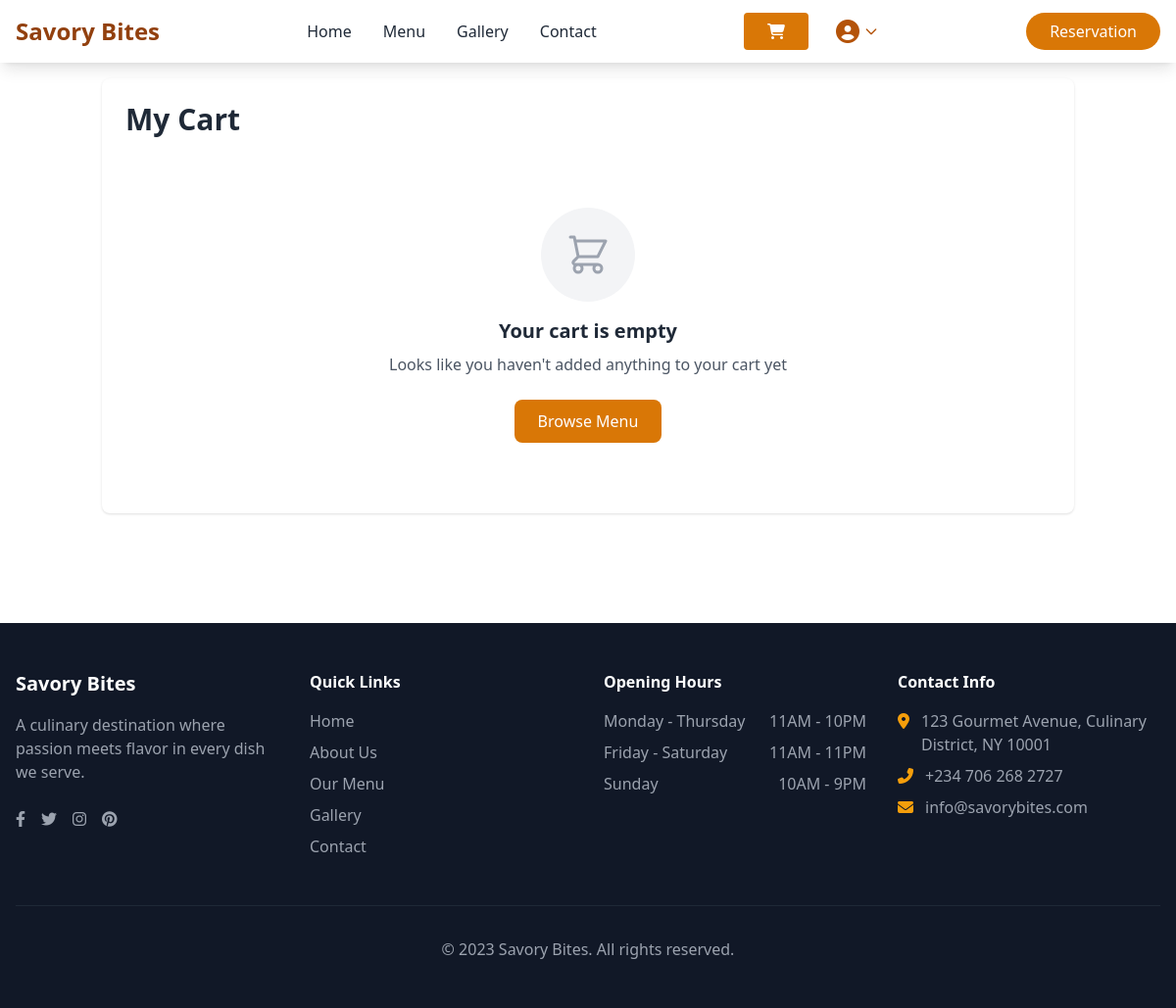
Before: /cart/ (signed in) with the older database file.
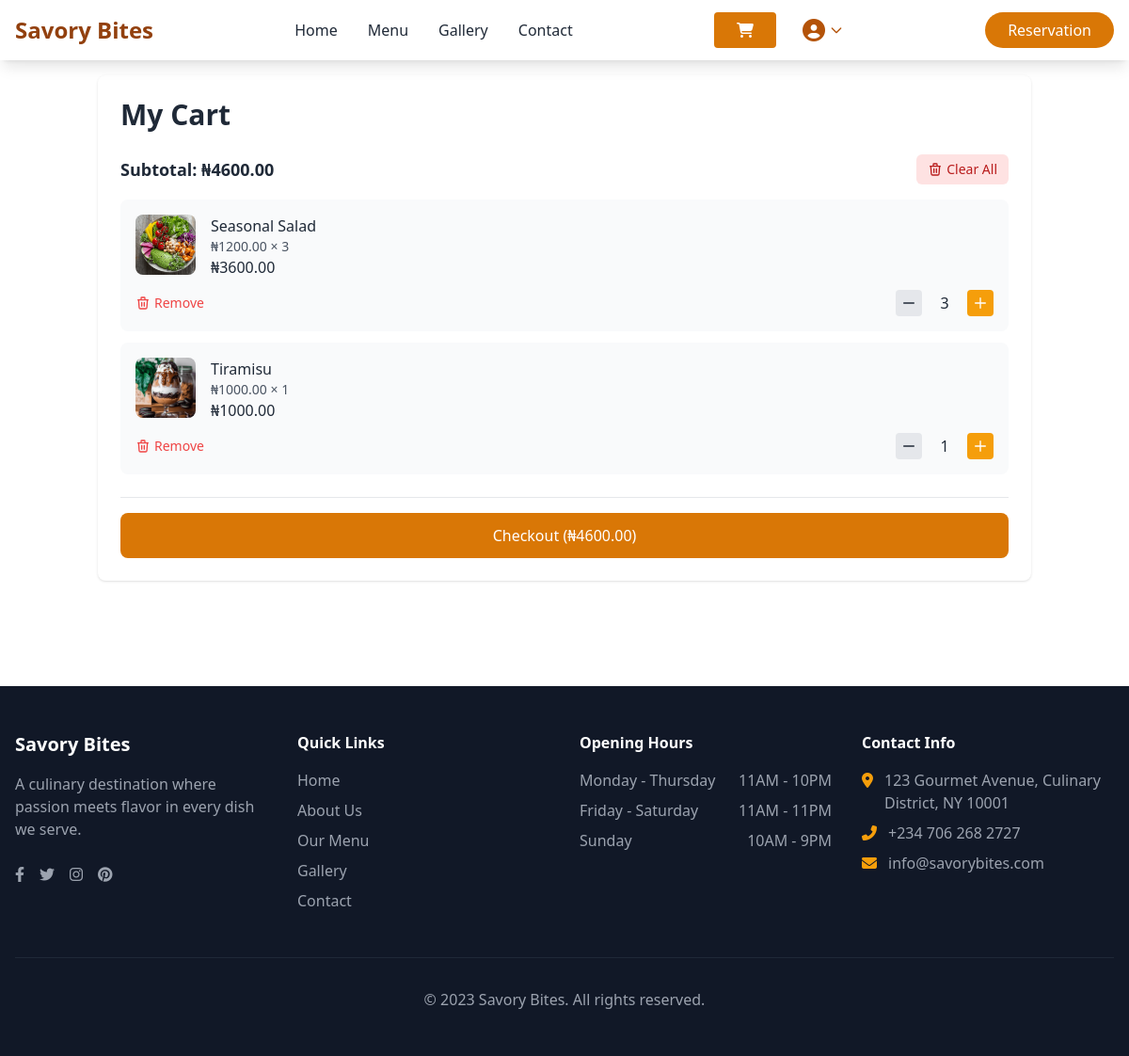
After: the same page with the newer database file.
### savorybites/models.py (models this page shows, shortened)
class CartItem(models.Model):
    user = models.ForeignKey(User, on_delete=models.CASCADE, null=True, blank=True)
    session_key = models.CharField(max_length=40, null=True, blank=True)
    menu_item = models.ForeignKey(Menu, on_delete=models.CASCADE)
    quantity = models.PositiveIntegerField(default=1)
    subtotal = models.DecimalField(max_digits=10, decimal_places=2, default=0)
    created_at = models.DateTimeField(auto_now_add=True)
    @property
    def subtotal(self):
        return self.menu_item.price * self.quantity
    @subtotal.setter
    def subtotal(self, value):
        self._subtotal = value
        return f"{self.quantity}x {self.menu_item.name}"
    class Meta:
        verbose_name_plural = "Cart Items"

class Menu(models.Model):
    class CategoryChoices(models.TextChoices):
        STARTER = 'ST', 'Starter'
        MAIN_COURSE = 'MC', 'Main Course'
        DESSERT = 'DE', 'Dessert'
        DRINKS = 'DR', 'Drinks'
        SNACKS = 'SN', 'Snacks'
    name = models.CharField(max_length=100)
    description = models.TextField()
    price = models.DecimalField(max_digits=10, decimal_places=2)
    image = models.ImageField(upload_to='menu_images/')
    category = models.CharField(max_length=50, choices=CategoryChoices.choices, default=CategoryChoices.MAIN_COURSE)
    is_available = models.BooleanField(default=True)
    class Meta:
         verbose_name_plural = "Menu"

### savorybites/views.py (the view)
# urls.py: path('cart/', views.view_cart, name='view_cart'),
def view_cart(request):
    if request.user.is_authenticated:
        cart_items = CartItem.objects.filter(user=request.user).select_related('menu_item')
    else:
        session_key = request.session.session_key
        if not session_key:
            request.session.create()
            session_key = request.session.session_key
        cart_items = CartItem.objects.filter(session_key=session_key, user__isnull=True).select_related('menu_item')
    cart_count = cart_items.count()
    total = sum(item.menu_item.price * item.quantity for item in cart_items)
    context = {
        'cart_items': cart_items,
        'total': total,
        'cart_count': cart_count,
    }
    return render(request, 'utilities/cart.html', context)

### savorybites/templates/utilities/cart.html (shortened to what the changed rows need)
{% extends 'layout.html' %}
{% block content %}
<div class="max-w-5xl mx-auto px-4 pb-8 pt-20">
    <div class="bg-white rounded-lg shadow p-6">
        <h1 class="text-3xl font-bold mb-6">My Cart</h1>
        <div id="cart-container">
            {% if cart_items %}
            <div id="cart-content">
                <div class="flex justify-between items-center mb-4">
                    <div class="text-lg font-semibold">
                        Subtotal: ₦<span id="cart-subtotal">{{ total }}</span>
                    </div>
                    <button id="clear-cart-btn" class="bg-red-100 hover:bg-red-200 text-red-700 px-3 py-1.5 rounded-md text-sm flex items-center gap-1 transition-colors">
                        <svg class="w-4 h-4" fill="none" stroke="currentColor" viewBox="0 0 24 24">
                            <path stroke-linecap="round" stroke-linejoin="round" stroke-width="2" d="M19 7l-.867 12.142A2 2 0 0116.138 21H7.862a2 2 0 01-1.995-1.858L5 7m5 4v6m4-6v6m1-10V4a1 1 0 00-1-1h-4a1 1 0 00-1 1v3M4 7h16"/>
                        </svg>
                        Clear All
                    </button>
                </div>
                <div id="cart-items" class="space-y-3">
                    {% for item in cart_items %}
                    <div class="cart-item bg-gray-50 p-4 rounded-lg" data-item-id="{{ item.id }}">
                        <div class="flex gap-4 mb-3">
                            <img src="{{ item.menu_item.image.url }}" alt="{{ item.menu_item.name }}" class="w-16 h-16 object-cover rounded-lg flex-shrink-0">
                            <div class="flex-grow">
                                <h3 class="font-medium">{{ item.menu_item.name }}</h3>
                                <div class="text-sm text-gray-600">
                                    ₦{{ item.menu_item.price }} × <span class="item-quantity">{{ item.quantity }}</span>
                                </div>
                                <div class="font-medium item-subtotal">₦{{ item.subtotal }}</div>
                            </div>
                        </div>
                        <div class="flex justify-between items-center">
                            <button class="remove-item text-red-500 hover:text-red-700 text-sm flex items-center gap-1 transition-colors">
                                <svg class="w-4 h-4" fill="none" stroke="currentColor" viewBox="0 0 24 24">
                                    <path stroke-linecap="round" stroke-linejoin="round" stroke-width="2" d="M19 7l-.867 12.142A2 2 0 0116.138 21H7.862a2 2 0 01-1.995-1.858L5 7m5 4v6m4-6v6m1-10V4a1 1 0 00-1-1h-4a1 1 0 00-1 1v3M4 7h16"/>
                                </svg>
                                Remove
                            </button>
                            <div class="flex items-center gap-1">
                                <button class="quantity-btn decrease w-7 h-7 flex items-center justify-center bg-gray-200 hover:bg-gray-300 rounded transition-colors">
                                    <svg class="w-4 h-4" fill="none" stroke="currentColor" viewBox="0 0 24 24">
                                        <path stroke-linecap="round" stroke-linejoin="round" stroke-width="2" d="M20 12H4"/>
                                    </svg>
                                </button>
                                <span class="quantity-display px-2 w-10 text-center">{{ item.quantity }}</span>
                                <button class="quantity-btn increase w-7 h-7 flex items-center justify-center bg-amber-500 hover:bg-amber-600 text-white rounded transition-colors">
                                    <svg class="w-4 h-4" fill="none" stroke="currentColor" viewBox="0 0 24 24">
                                        <path stroke-linecap="round" stroke-linejoin="round" stroke-width="2" d="M12 4v16m8-8H4"/>
                                    </svg>
                                </button>
                            </div>
                        </div>
                    </div>
                    {% endfor %}
                </div>
                <div class="mt-6 pt-4 border-t">
                    <button id="checkoutButton" class="w-full bg-amber-600 hover:bg-amber-700 text-white py-3 rounded-lg font-medium transition-colors">
                        Checkout (₦<span id="checkout-total">{{ total }}</span>)
                    </button>
                </div>
            </div>
            {% else %}
            <div id="empty-cart" class="text-center py-12">
                <div class="mx-auto w-24 h-24 bg-gray-100 rounded-full flex items-center justify-center mb-4">
                </div>
                <h2 class="text-xl font-bold mb-2">Your cart is empty</h2>
                <p class="text-gray-600 mb-6">Looks like you haven't added anything to your cart yet</p>
                <a href="{% url 'menu' %}" class="inline-block bg-amber-600 hover:bg-amber-700 text-white px-6 py-2.5 rounded-lg transition-colors">
                    Browse Menu
                </a>
            </div>
            {% endif %}
        </div>
    </div>
</div>
{% endblock %}

Changed rows visible on the page:
added CartItem: menu_item.image (picture), menu_item.name "Seasonal Salad", menu_item.price "1200.00", quantity "3", subtotal "3600.00"
added CartItem: menu_item.image (picture), menu_item.name "Tiramisu", menu_item.price "1000.00", quantity "1", subtotal "1000.00"
Other visible differences:
{{ total }}: (not shown) → "4600.00"
text no longer shown: "Your cart is empty Looks like you haven't added anything to your cart yet Browse Menu"
text now shown: "Subtotal: ₦ Clear All Checkout (₦ )"
